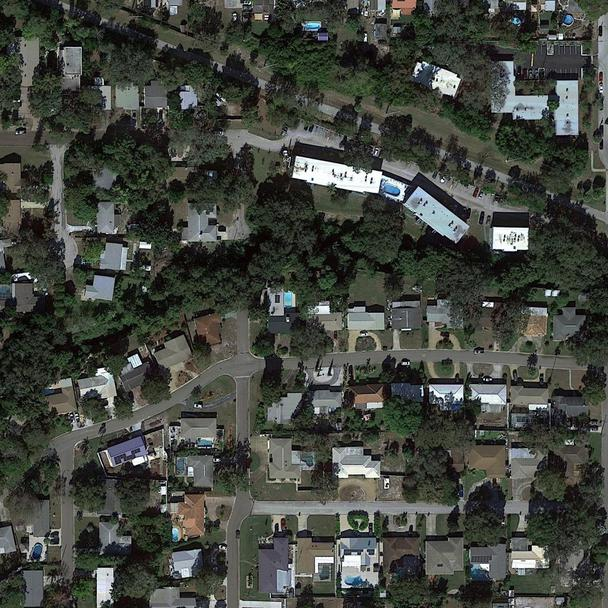
#> input picture data/training/gmaps_custom/original/images/extra_sat_27.7647763_-82.7220096.jpg, 608 x 608 px; its folder holds only this picture in this run
$ python -i hough_transforms.py   (imports and definitions only)
#> lines starting #> are read from the running program, lines starting #| are printed output that depends on the picture
#> further down, picture is the input picture: shape (608, 608, 3); mean B, G, R 63.1, 69.9, 66.5
#!/usr/bin/env python3
# coding: utf8

"""
Builds a torch loss function from configuration.
"""

__author__ = 'Andreas Kaufmann, Jona Braun, Frederike Lübeck, Akanksha Baranwal'
__email__ = "ankaufmann@student.ethz.ch, jonbraun@student.ethz.ch, fluebeck@student.ethz.ch, abaranwal@student.ethz.ch"

import numpy as np
from skimage.morphology import skeletonize
from skimage.transform import hough_line, hough_line_peaks
import math
import cv2
import os
from tqdm import tqdm

class HoughTransforms():

    def get_hough_transform(self, image, draw_on_original=True):
        """
        :param image: image of predicted roads (black-white, 1 channel)
        :param draw_on_original: True = draw on the original image, False = draw on a blank image
        """
#> called with draw_on_original = True

        # skeletonize
        skeleton = skeletonize(image/255).astype(np.uint8)
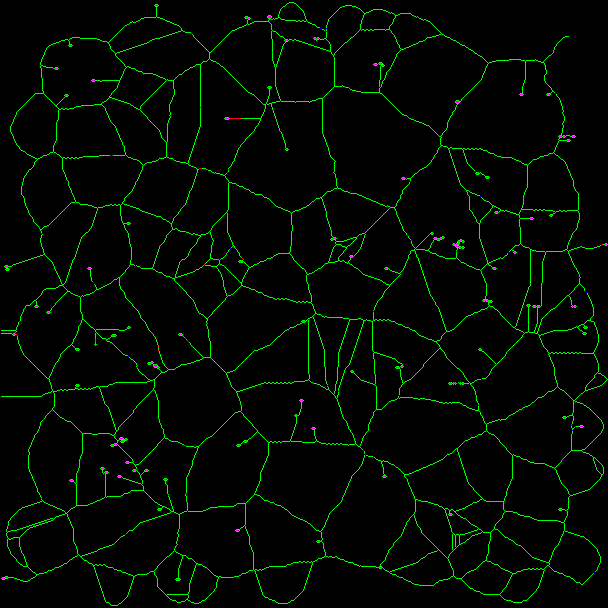
#> skeleton: shape (608, 608, 3); mean B, G, R 0.000974, 0.0355, 0.00102; drawn with 1 as white

        # TODO: if skeleton is too thin, use dilations
        kernel = cv2.getStructuringElement(cv2.MORPH_RECT, (3,3))
        dilate = cv2.dilate(skeleton, kernel, iterations=2)
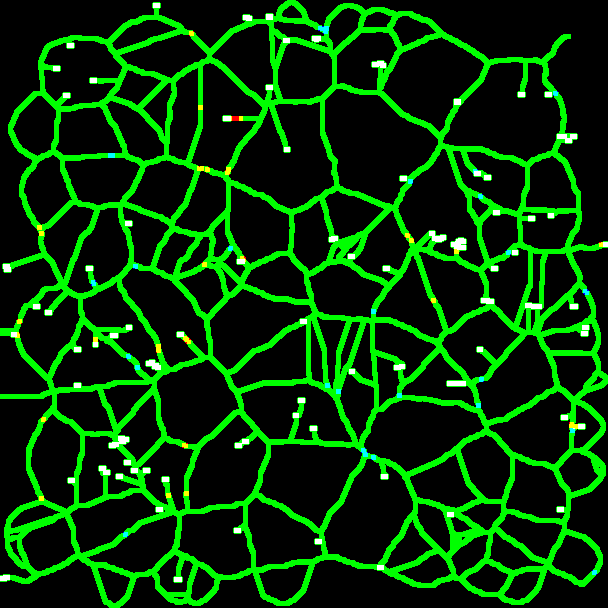
#> dilate: shape (608, 608, 3); mean B, G, R 0.0113, 0.222, 0.0115; drawn with 1 as white

        # get hough transforms

        tested_angles = np.linspace(-np.pi / 2, np.pi / 2, 360, endpoint=False)
#> (the run stopped early here; a loop or call above may not have finished)
